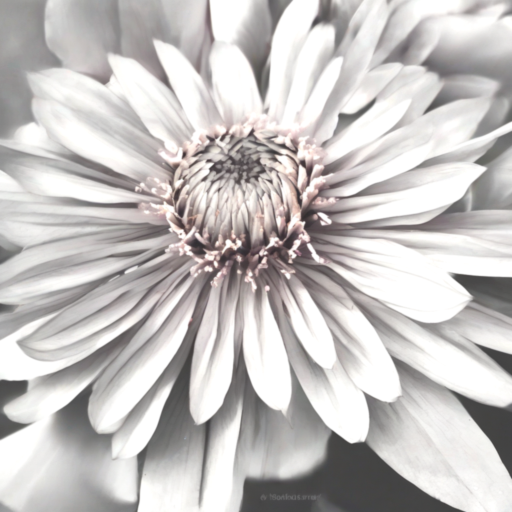
#> input picture daylight_1771683883.png, 1024 x 1024 px (shown at 1/2 size)
$ python -i postprocessmagicworkshop.py   (imports and definitions only)
#> lines starting #> are read from the running program, lines starting #| are printed output that depends on the picture
#> further down, picture is the input picture: PIL image 1024x1024 RGB; mean R, G, B 197.1, 193.8, 192.7
import time
import requests
from PIL import Image, ImageEnhance, ImageFilter
from io import BytesIO
from config import HF_API_KEY
import os

# ---------------------------------------------------------
# MODELS THAT WORK WITH FREE HUGGINGFACE INFERENCE ROUTER
# ---------------------------------------------------------
MODELS = [
    "stabilityai/stable-diffusion-xl-base-1.0",
    "stabilityai/stable-diffusion-2-1",
    "runwayml/stable-diffusion-v1-5",
]

HEADERS = {
    "Authorization": f"Bearer {HF_API_KEY}",
    "Accept": "image/png"
}

# ---------------------------------------------------------
# IMAGE GENERATION
# ---------------------------------------------------------
# [30 lines left out: function generate_image_from_text, not called in this run]


# ---------------------------------------------------------
# POST-PROCESSING MODES
# ---------------------------------------------------------
def daylight_edition(image):
    """Brighter, softer look."""
    img = ImageEnhance.Brightness(image).enhance(1.3)
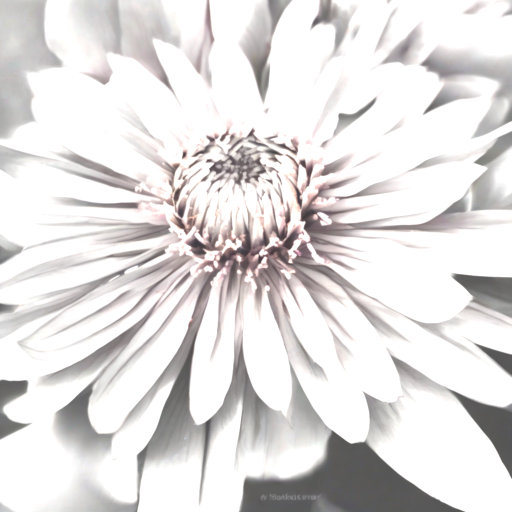
#> img: PIL image 1024x1024 RGB (shown at 1/2 size); mean R, G, B 225.6, 223, 222.6
    img = ImageEnhance.Contrast(img).enhance(1.1)
    img = img.filter(ImageFilter.GaussianBlur(radius=1))
    return img


# [59 lines left out: functions night_mood, main, not called in this run]


# [2 lines not run here, left out]

>>> from PIL import Image
>>> picture = Image.open('daylight_1771683883.png')
>>> result = daylight_edition(picture)
